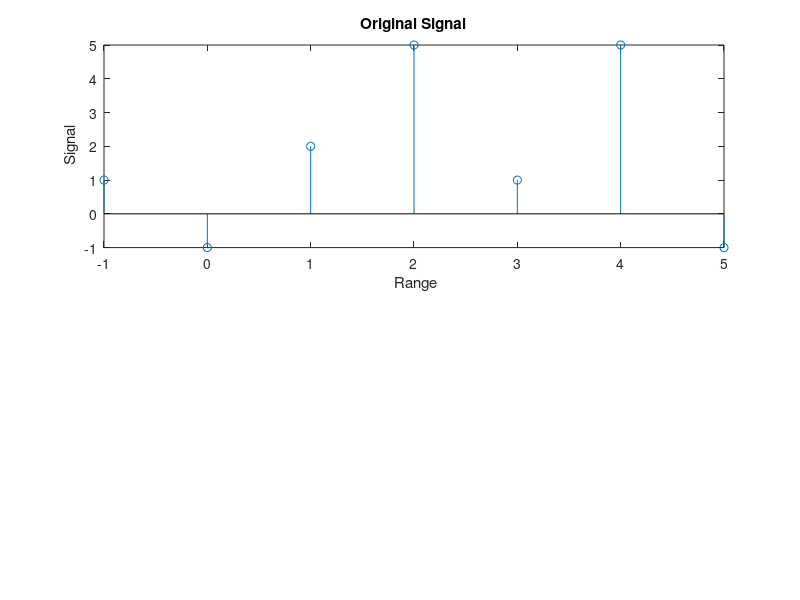

Source code (MATLAB): (Note: this script raises an error after producing the figure.)
% Name : Samarth Shah
% Roll No: AU1841145
% Lab1 (Question_7) Generate the function for time multiplication. Use it for sequence x1(n) ={1,-1,2,5,1,5,-1}.
clc ;
clear all ;
close all ;

input_series = [1,-1,2,5,1,5,-1]; % defining input signal
range_series = [-1:5] ; % index
subplot (211) ;
stem ( range_series , input_series ) ; 
xlabel (" Range") ;
ylabel (" Signal") ;
title (" Original Signal ")
output_range = t_multiply ( range_series); %updated Range
subplot (212)
stem ( output_range , input_series ); %plotting the discrete plot
xlabel (" Range ") ;
ylabel ("Signal ") ;
title (" Time Multiplication Signal ")